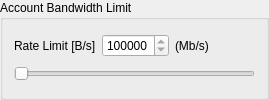
              <widget class="QGroupBox" name="groupBox_10">
               <property name="toolTip">
                <string>&lt;html&gt;&lt;head/&gt;&lt;body&gt;&lt;p&gt;To minimise the Internet bandwidth for upload and download operations, you can configure the bandwidth limit option. &lt;/p&gt;&lt;/body&gt;&lt;/html&gt;</string>
               </property>
               <property name="title">
                <string>Account Bandwidth Limit</string>
               </property>
               <layout class="QGridLayout" name="gridLayout_11">
                <item row="0" column="1">
                 <widget class="QSpinBox" name="spinBox_rate_limit">
                  <property name="minimum">
                   <number>131072</number>
                  </property>
                  <property name="maximum">
                   <number>125000000</number>
                  </property>
                  <property name="singleStep">
                   <number>12500</number>
                  </property>
                 </widget>
                </item>
                <item row="0" column="3">
                 <spacer name="horizontalSpacer">
                  <property name="orientation">
                   <enum>Qt::Orientation::Horizontal</enum>
                  </property>
                  <property name="sizeHint" stdset="0">
                   <size>
                    <width>40</width>
                    <height>20</height>
                   </size>
                  </property>
                 </spacer>
                </item>
                <item row="0" column="2">
                 <widget class="QLabel" name="label_rate_limit_mbps">
                  <property name="text">
                   <string>(Mb/s)</string>
                  </property>
                 </widget>
                </item>
                <item row="0" column="0">
                 <widget class="QLabel" name="label_rate_limit">
                  <property name="text">
                   <string>Rate Limit [B/s]</string>
                  </property>
                 </widget>
                </item>
                <item row="1" column="0" colspan="4">
                 <widget class="QSlider" name="horizontalSlider_rate_limit">
                  <property name="minimum">
                   <number>125000</number>
                  </property>
                  <property name="maximum">
                   <number>125000000</number>
                  </property>
                  <property name="singleStep">
                   <number>12500</number>
                  </property>
                  <property name="pageStep">
                   <number>12500</number>
                  </property>
                  <property name="orientation">
                   <enum>Qt::Orientation::Horizontal</enum>
                  </property>
                 </widget>
                </item>
               </layout>
              </widget>
